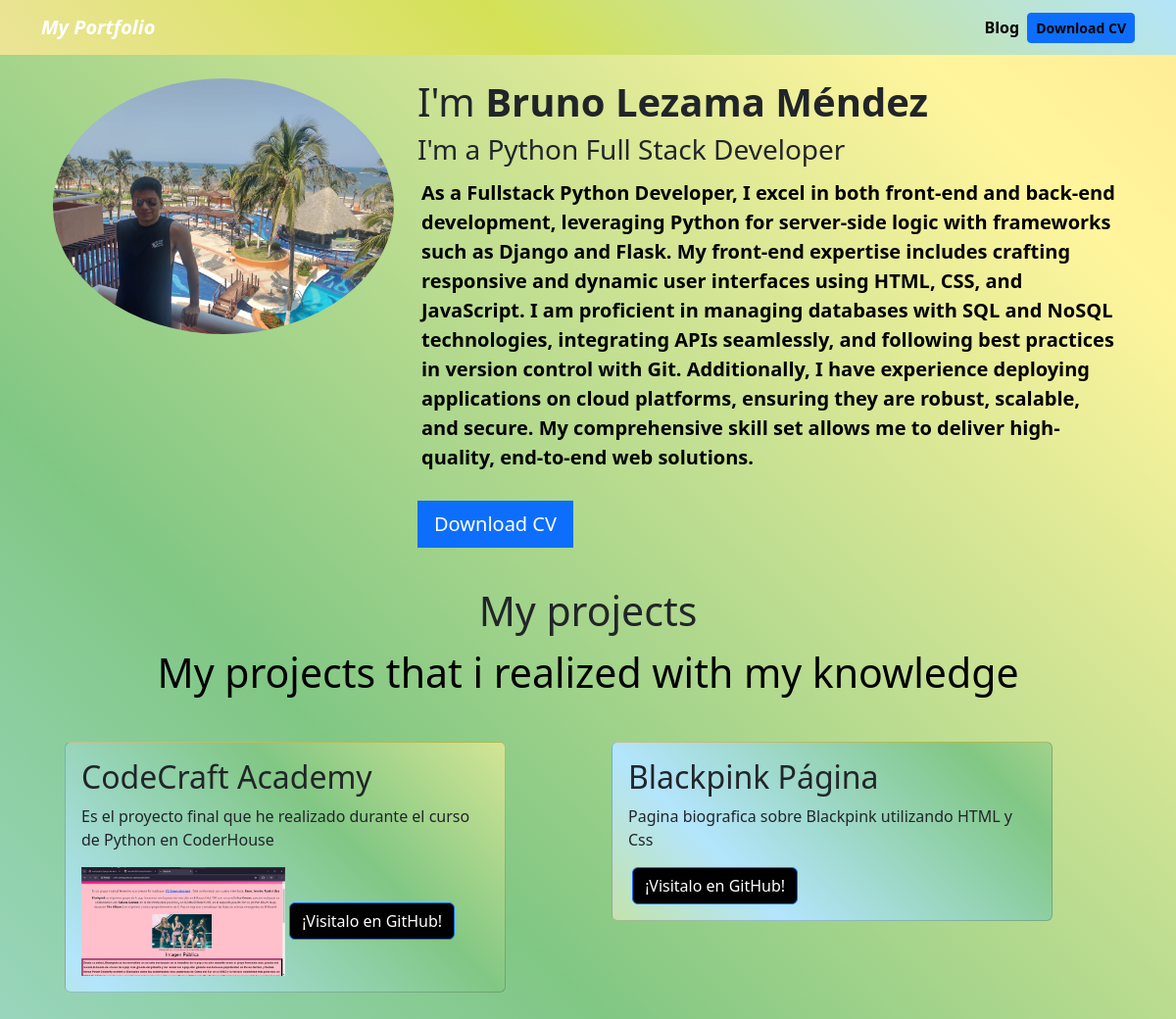
/, run on an earlier commit of the app's database.
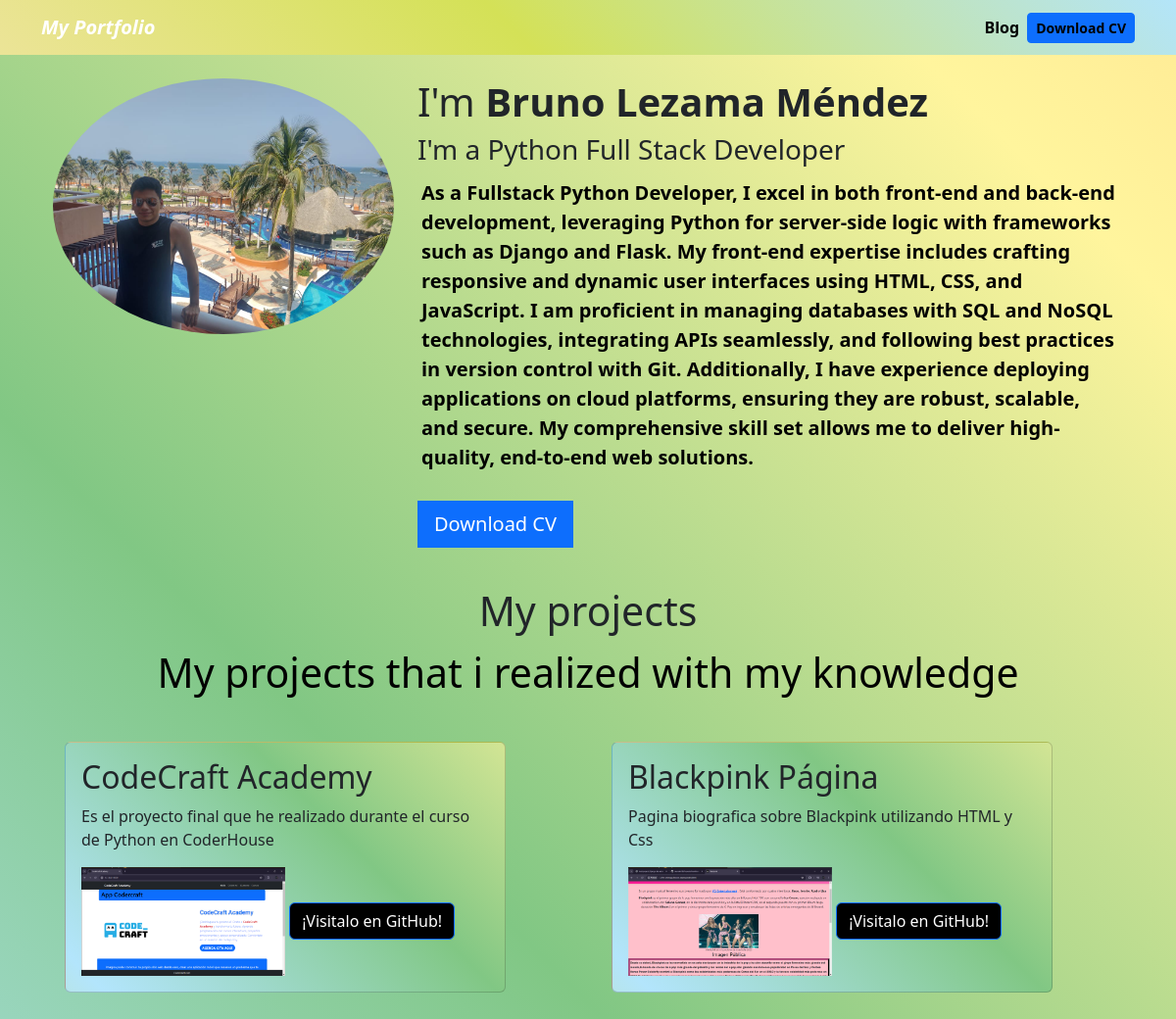
And on a later commit of the database.
### portafolio/models.py (models this page shows)
class Project(models.Model):
    titulo = models.CharField(max_length=100,)
    descripcion = models.CharField(max_length=250)
    image = models.ImageField(upload_to='portafolio/images/')
    url = models.URLField(blank=True)

### portafolio/views.py (the view)
# urls.py: 2. Add a URL to urlpatterns:  path('', views.home, name='home')
def home(request):
    projects = Project.objects.all()
    return render(request,"home.html",{"projects":projects})

### portafolio/templates/home.html
{% extends 'layout.html' %}
{% block content %}
{% load static %}
    <header class="row">
        <div class="col-md-4">
        <img src="{% static 'portfolio/yo_enlaplaya.jpg' %}" class="img-fluid rounded-circle">
        </div>
        <div class="col-md-8">
            <h1 class="text-dark">I'm<strong> Bruno Lezama Méndez</strong></h1>
            <h3 class="text-dark">I'm a Python Full Stack Developer </h3>
            <p class="descripcion">As a Fullstack Python Developer, I excel in both front-end and back-end development, leveraging Python for server-side logic with frameworks such as Django and Flask. My front-end expertise includes crafting responsive and dynamic user interfaces using HTML, CSS, and JavaScript. I am proficient in managing databases with SQL and NoSQL technologies, integrating APIs seamlessly, and following best practices in version control with Git. Additionally, I have experience deploying applications on cloud platforms, ensuring they are robust, scalable, and secure. My comprehensive skill set allows me to deliver high-quality, end-to-end web solutions.</p>
            <a href="{% static 'portfolio/Bruno_LezamaMéndez_CV.pdf' %}" class="btn btn-primary btn-lg rounded-0 my-3">Download CV</a>
        </div>
    </header>
    <div class="row my-4 textcenter">
        <h3 class="text-dark titulo">My projects</h3>
        <p class="projects">My projects that i realized with my knowledge</p>
        {% for project in projects  %}
       <div class="col p-4">
        <div class="card cardhome">
            <div class="card-body">
                <h2 class="text-dark">{{project.titulo}}</h2>
                <p class="text-dark">{{project.descripcion}}</p>
                <img src="{{project.image.url}}" alt="{{project.title}}" class="img-fluid w-50">
                {% if project.url %}
                <a href="{{project.url}}" class="text-decoration-none btn btn-primary bg-black">¡Visitalo en GitHub!</a>
                {% endif %}
            </div>
        </div>
       </div>
        {% endfor %}
    {% endblock content %}

### portafolio/templates/layout.html (shortened to what this page needs)
{% load static %}
<!DOCTYPE html>
<html lang="en">
<head>
    <link href="https://cdn.jsdelivr.net/npm/bootstrap@5.3.3/dist/css/bootstrap.min.css" rel="stylesheet">
    <link rel="stylesheet" href="{% static 'main.css' %}">
</head>
<body class="text-dark">
    {% include 'navbar.html' %}
    <div class="container p-4" >
    {% block content %}
    {% endblock content %}
    </div>
</body>
</html>

### portafolio/templates/navbar.html (shortened to what this page needs)
{% load static %}
<nav class="navbar navbar-expand-lg navbar-dark mibackgroundnavbar">
  <div class="container">
    <a class="navbar-brand fw-bold fst-italic" href="/">My Portfolio</a>
    <div class="collapse navbar-collapse" id="navbarNav">
      <ul class="navbar-nav ms-auto">
        <li class="nav-item">
          <a class="nav-link navblog" href="{% url 'blog:publicaciones' %}">Blog</a>
        </li>
        <li class="nav-item d-flex align-items-center">
          <a class="btn btn-primary btn-sm navcv" href="{% static 'portfolio/Bruno_LezamaMéndez_CV.pdf' %}" target="_blank">Download CV</a>
        </li>
      </ul>
    </div>
  </div>
  </nav>

### portafolio/static/main.css (style rules this page uses)
body { background: linear-gradient(45deg, #f3e5ab, #d4e157, #b3e5fc, #81c784, #fff59d, #ffcc80, #ffab91, #80deea); background-size: 400% 400%; animation: gradientAnimation 15s ease infinite; }
.descripcion { font-size: 20px; padding: 2px 4px 3px 2px; margin: 10px 2px; font-weight: bold; color:black; }
.mibackgroundnavbar { background: linear-gradient(45deg, #f3e5ab, #d4e157, #b3e5fc, #81c784, #fff59d, #ffcc80, #ffab91, #80deea); background-size: 400% 400%; animation: gradientAnimation 15s ease infinite; }
.navblog { font-weight: bold; color: black; }
.navcv { font-weight: bold; color: black; }
.titulo { font-size: 41px; display: flex; justify-content: center; }
.cardhome { background: linear-gradient(45deg, #f3e5ab, #d4e157, #b3e5fc, #81c784, #fff59d, #ffcc80, #ffab91, #80deea); background-size: 400% 400%; animation: gradientAnimation 15s ease infinite; width: 450px; }
.projects { font-size: 41px; display: flex; justify-content: center; color: black; }

What changed in the data, as far as the page shows it:
changed Project "CodeCraft Academy": image: a different picture
changed Project "Blackpink Página": image: picture added
